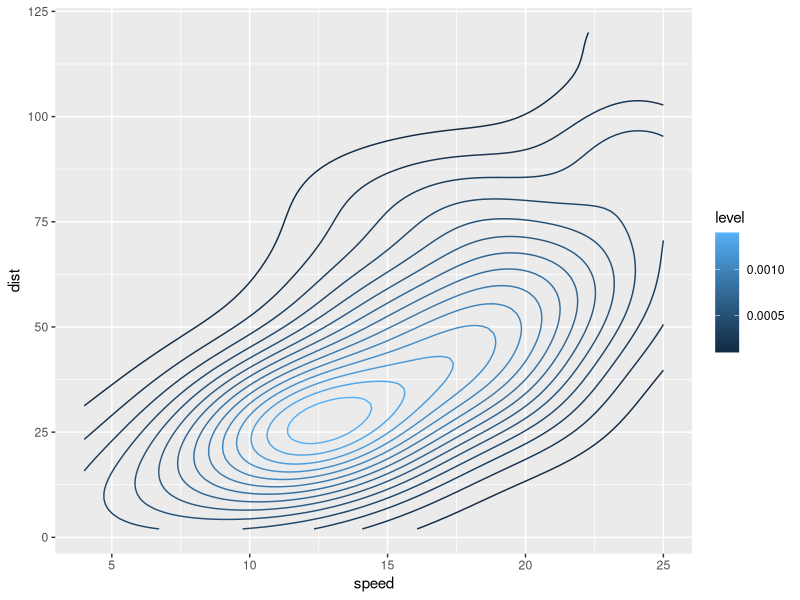
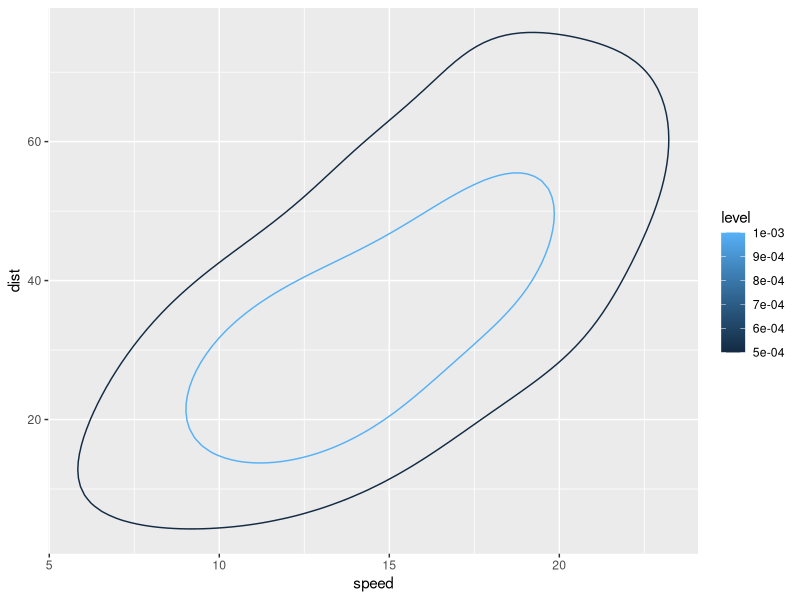

Reproduce these figures in R, in order.
## STEP 1: 
library(ggplot2)
ggplot(data = cars, aes(x = speed, y = dist)) + 
  geom_density_2d(aes(colour = ..level..), bins = 15)
## STEP 2:
ggplot(data = cars, aes(x = speed, y = dist)) + 
  geom_density_2d(aes(colour = ..level..), binwidth = .0005)